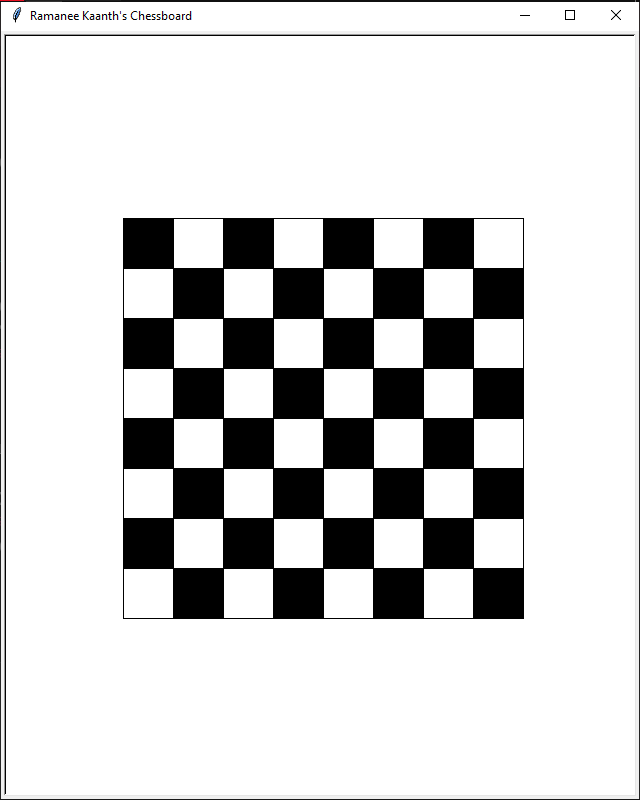

This chart was generated by the following Python code:
import turtle
turtle.title("Ramanee Kaanth's Chessboard")
s = turtle.Screen()
t = turtle.Turtle()
t.speed(0)
turtle.bgcolor("white")
t.penup()
t.goto(-200, 200)
t.pendown()
colors = ["black", "white"]
for row in range(8):
    for col in range(8):
        x = -200 + col*50
        y = 200 - row*50
        t.penup()
        t.goto(x, y)
        t.pendown()
        t.fillcolor(colors[(row + col) % 2])
        t.begin_fill()
        for _ in range(4):
            t.forward(50)
            t.right(90)
        t.end_fill()
t.hideturtle()
turtle.done()
